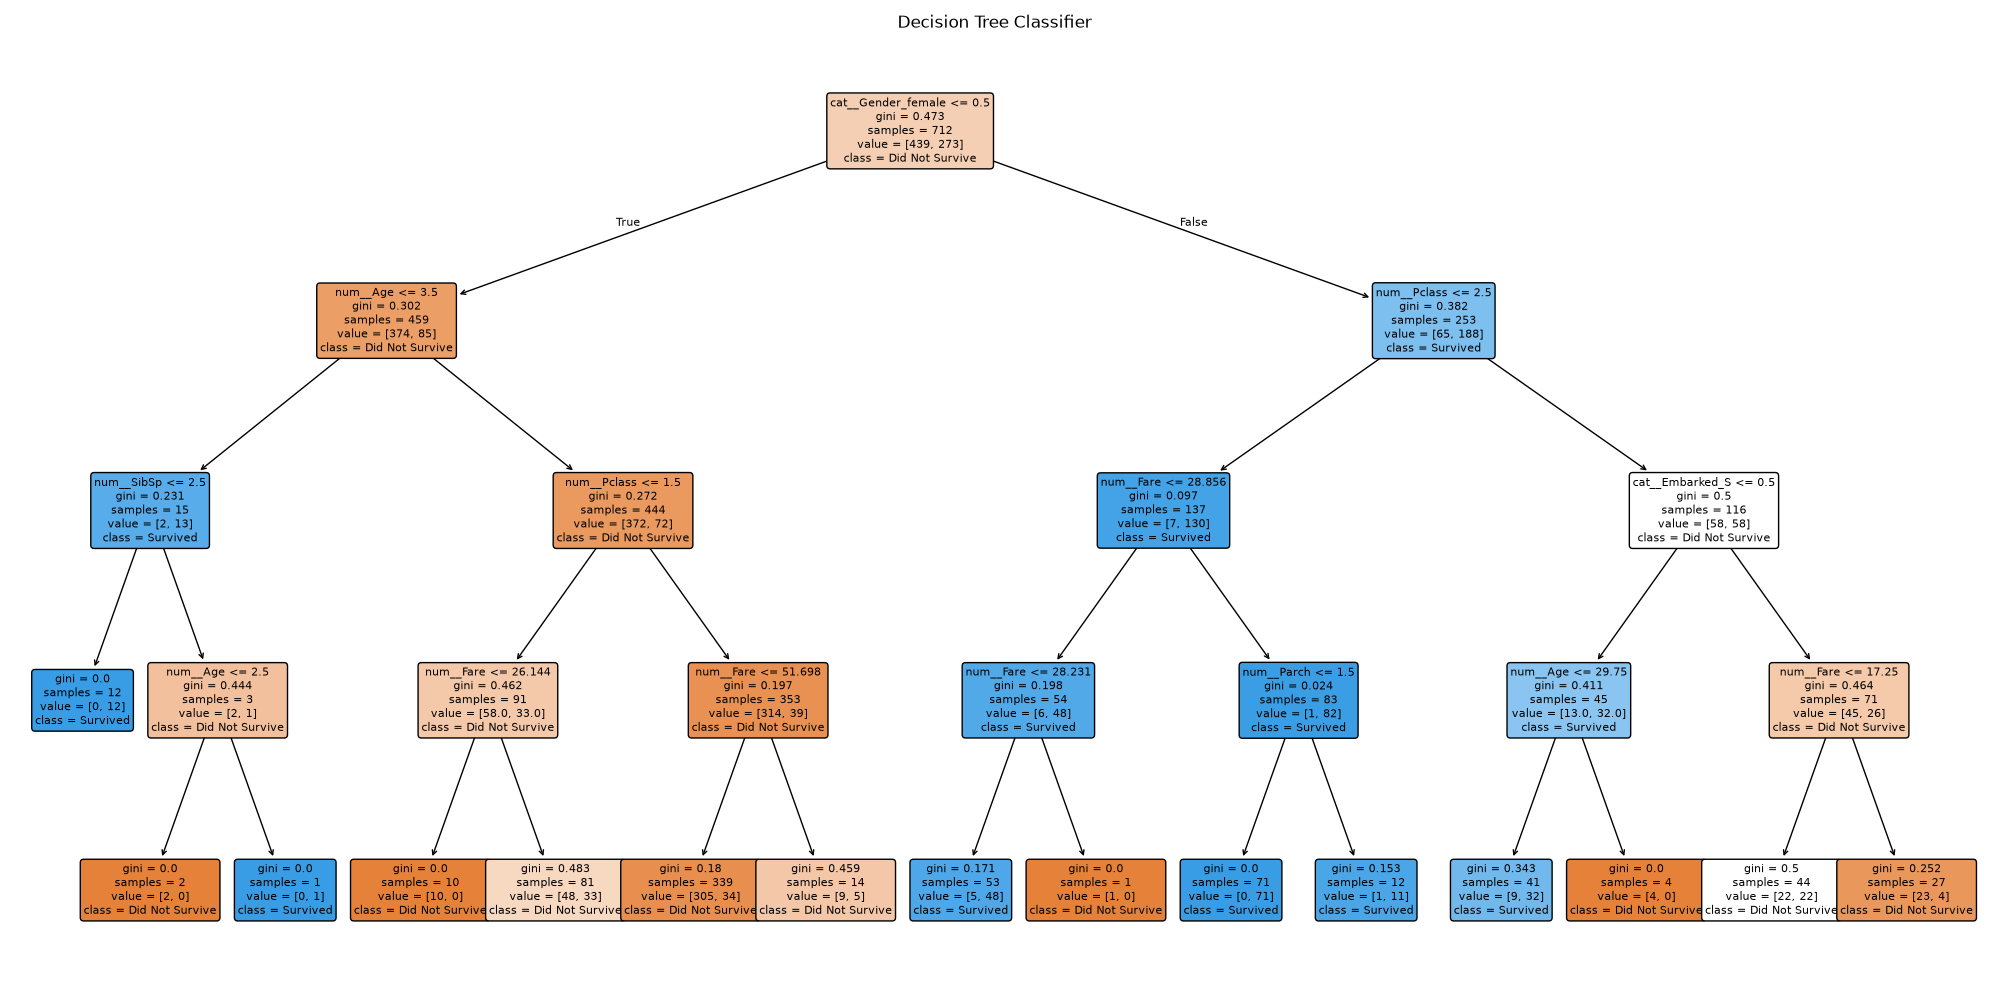

Generate this figure with Python:
# Experiment 3: Decision Tree Classification
# Dataset: Titanic Dataset

import pandas as pd
import matplotlib.pyplot as plt
import seaborn as sns

from sklearn.model_selection import train_test_split
from sklearn.tree import DecisionTreeClassifier, plot_tree
from sklearn.metrics import (
    accuracy_score,
    confusion_matrix,
    classification_report
)
from sklearn.preprocessing import LabelEncoder
from sklearn.impute import SimpleImputer
from sklearn.pipeline import Pipeline
from sklearn.compose import ColumnTransformer
from sklearn.preprocessing import OneHotEncoder


# Step 1: Load the dataset
df = pd.read_csv("Titanic-Dataset - Titanic-Dataset.csv")

print("Dataset loaded successfully!")
print("\nFirst 5 rows:")
print(df.head())

print("\nDataset Shape:")
print(df.shape)


# Step 2: Select features and target
X = df[["Pclass", "Gender", "Age", "SibSp",
        "Parch", "Fare", "Embarked"]]

y = df["Survived"]


# Step 3: Identify numerical and categorical columns
numeric_features = ["Pclass", "Age", "SibSp", "Parch", "Fare"]
categorical_features = ["Gender", "Embarked"]


# Step 4: Handle missing values and encode categories
numeric_transformer = Pipeline(steps=[
    ("imputer", SimpleImputer(strategy="median"))
])

categorical_transformer = Pipeline(steps=[
    ("imputer", SimpleImputer(strategy="most_frequent")),
    ("encoder", OneHotEncoder(handle_unknown="ignore"))
])

preprocessor = ColumnTransformer(transformers=[
    ("num", numeric_transformer, numeric_features),
    ("cat", categorical_transformer, categorical_features)
])


# Step 5: Split the dataset into training and testing sets
X_train, X_test, y_train, y_test = train_test_split(
    X, y,
    test_size=0.2,
    random_state=42,
    stratify=y
)

print("\nTraining samples:", len(X_train))
print("Testing samples:", len(X_test))


# Step 6: Create the Decision Tree model
model = Pipeline(steps=[
    ("preprocessor", preprocessor),
    ("classifier", DecisionTreeClassifier(
        criterion="gini",
        max_depth=4,
        random_state=42
    ))
])


# Step 7: Train the model
model.fit(X_train, y_train)

print("\nModel training completed successfully!")


# Step 8: Make predictions
y_pred = model.predict(X_test)


# Step 9: Evaluate model performance
accuracy = accuracy_score(y_test, y_pred)

print("\n========== MODEL EVALUATION ==========")

print(f"\nAccuracy: {accuracy:.4f}")
print(f"Accuracy Percentage: {accuracy * 100:.2f}%")


# Step 10: Display confusion matrix
cm = confusion_matrix(y_test, y_pred)

print("\nConfusion Matrix:")
print(cm)

sns.heatmap(
    cm,
    annot=True,
    fmt="d",
    cmap="Blues",
    xticklabels=["Did Not Survive", "Survived"],
    yticklabels=["Did Not Survive", "Survived"]
)

plt.title("Decision Tree - Confusion Matrix")
plt.xlabel("Predicted Label")
plt.ylabel("Actual Label")
plt.tight_layout()
plt.savefig("confusion_matrix.png")
plt.show()


# Step 11: Display precision, recall and F1-score
print("\nClassification Report:")
print(classification_report(
    y_test,
    y_pred,
    target_names=["Did Not Survive", "Survived"],
    zero_division=0
))


# Step 12: Visualize the Decision Tree
feature_names = model.named_steps[
    "preprocessor"
].get_feature_names_out()

plt.figure(figsize=(20, 10))

plot_tree(
    model.named_steps["classifier"],
    feature_names=feature_names,
    class_names=["Did Not Survive", "Survived"],
    filled=True,
    rounded=True,
    fontsize=8
)

plt.title("Decision Tree Classifier")
plt.tight_layout()
plt.savefig("decision_tree.png")
plt.show()


print("\nExperiment 3 completed successfully!")
print("Generated files: confusion_matrix.png and decision_tree.png")
